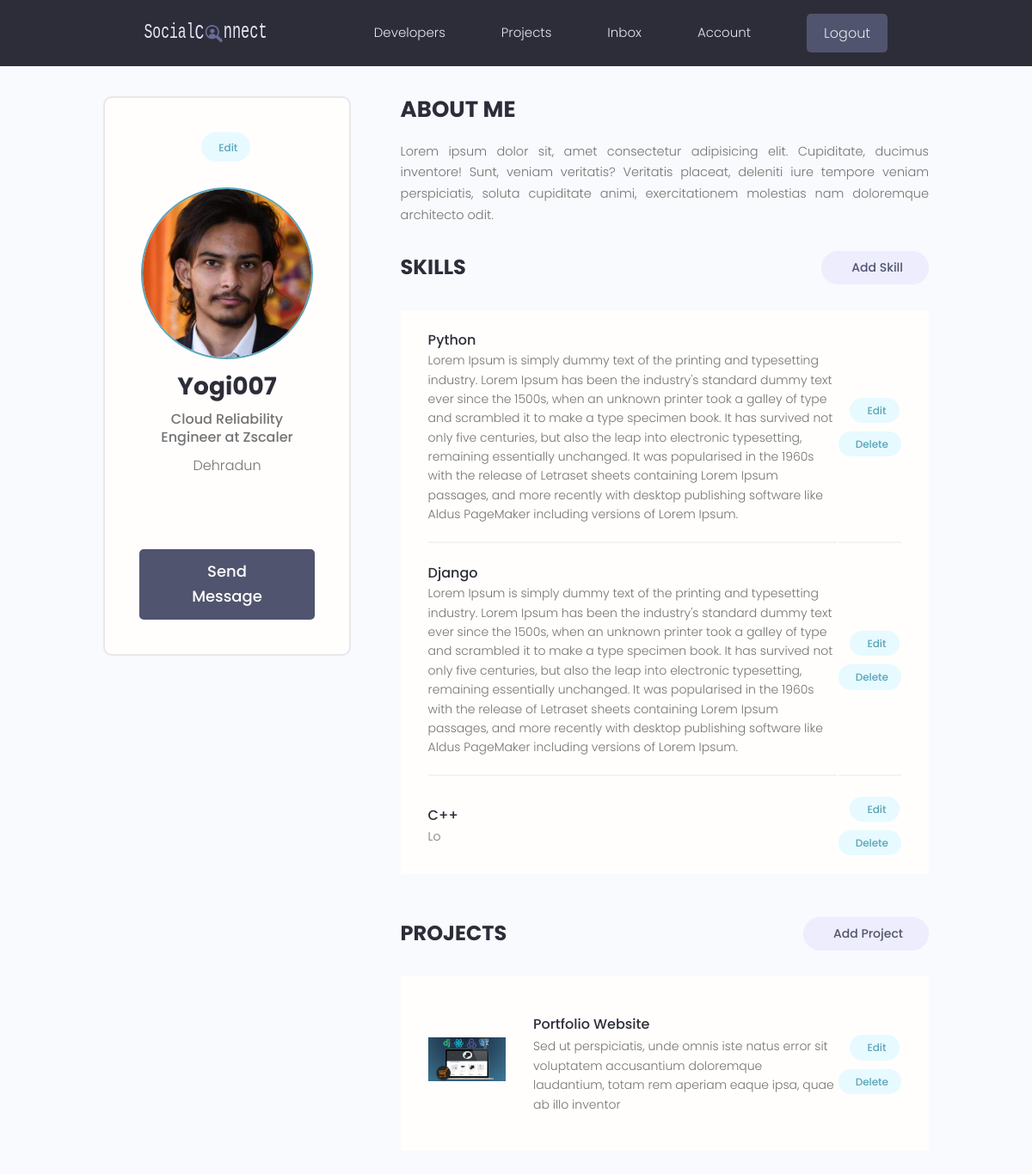
Page /users/account/ (signed in) on the committed database.
### users/models.py (models this page shows, shortened)
class Profile(models.Model):
    user = models.OneToOneField(User,on_delete=models.CASCADE,null=True,blank=True)
    name = models.CharField(max_length=200,blank=True,null=True)
    email = models.EmailField(max_length=500,blank=True,null=True)
    username = models.CharField(max_length=100,blank=True,null=True)
    location = models.CharField(max_length=100,blank=True,null=True)
    short_intro = models.CharField(max_length=1000,blank=True,null=True)
    bio = models.TextField(blank=True,null=True)
    profile_image = models.ImageField(null=True,blank=True,upload_to="profiles/",default ='profiles/user-default.png')
    social_github = models.CharField(max_length=200,blank=True,null=True)
    social_twitter = models.CharField(max_length=200,blank=True,null=True)
    social_linkedin = models.CharField(max_length=200,blank=True,null=True)
    social_website = models.CharField(max_length=200,blank=True,null=True)
    social_youtube = models.CharField(max_length=200,blank=True,null=True)
    created_at = models.DateTimeField(auto_now_add=True)
    id = models.UUIDField(primary_key=True,unique=True,editable=False,default=uuid.uuid4)

class Skill(models.Model):
    owner = models.ForeignKey(Profile,on_delete=models.CASCADE,null=True,blank=True)
    name = models.CharField(max_length=200,null=True,blank=True)
    description = models.TextField(null=True,blank=True)
    created_at = models.DateTimeField(auto_now_add=True)
    id = models.UUIDField(primary_key=True,unique=True,editable=False,default=uuid.uuid4)

### projects/models.py (models this page shows, shortened)
class Project(models.Model):
    owner = models.ForeignKey(Profile,null=True,blank=True,on_delete=models.SET_NULL)
    title = models.CharField(max_length=100)
    description = models.TextField(null=True, blank=True)
    featured_image = models.ImageField(null=True,blank=True,default="default.jpg")
    demo_link = models.CharField(max_length=2000, null=True, blank=True)
    source_link = models.CharField(max_length=2000, null=True, blank=True)
    tags = models.ManyToManyField('Tag',blank=True)
    vote_total = models.IntegerField(default=0,null=True,blank=True)
    vote_ratio = models.IntegerField(default=0,null=True,blank=True)
    created_at = models.DateTimeField(auto_now_add=True)
    id = models.UUIDField(primary_key=True, default=uuid.uuid4, unique=True, editable=False)

### users/views.py (the view)
# urls.py: path('account/',views.userAccount,name='account'),
@login_required(login_url='login')
def userAccount(request):
    profile = request.user.profile
    skills = profile.skill_set.all()
    otherskills = profile.skill_set.filter(description="")
    context = {"profile":profile,"skills":skills}
    return render(request,'users/account.html',context)

### users/templates/users/account.html (shortened to what this page needs)
{% extends 'main.html' %}
{% load static %}
{% block content %}
  <main class="settingsPage profile my-md">
    <div class="container">
      <div class="layout">
        <div class="column column--1of3">
          <div class="card text-center">
            <div class="card__body dev">
              <a class="tag tag--pill tag--main settings__btn" href="#"> Edit</a>
              <img class="avatar avatar--xl dev__avatar" src="{{profile.profile_image.url}}" />
              <h2 class="dev__name">{{profile.username}}</h2>
              <p class="dev__title">{{profile.short_intro}}</p>
              <p class="dev__location">{{profile.location}}</p>
              <ul class="dev__social">
              </ul>
              <a href="#" class="btn btn--sub btn--lg">Send Message </a>
            </div>
          </div>
        </div>
        <div class="column column--2of3">
          <div class="devInfo">
            <h3 class="devInfo__title">About Me</h3>
            <p class="devInfo__about">
              {{profile.bio}}
            </p>
          </div>
          <div class="settings">
            <h3 class="settings__title">Skills</h3>
            <a class="tag tag--pill tag--sub settings__btn tag--lg" href="#"> Add Skill</a>
          </div>
          <table class="settings__table">
            {% for skill in skills %}
            <tr>
              <td class="settings__tableInfo">
                <h4>{{skill.name}}</h4>
                <p>{{skill.description}}</p>
              </td>
              <td class="settings__tableActions">
                <a class="tag tag--pill tag--main settings__btn" href="#"> Edit</a>
                <a class="tag tag--pill tag--main settings__btn" href="#">
                  Delete</a>
              </td>
            </tr>
          {% endfor %}
          </table>
          <div class="settings">
            <h3 class="settings__title">Projects</h3>
            <a class="tag tag--pill tag--sub settings__btn tag--lg" href="#"> Add Project</a>
          </div>
          <table class="settings__table">
            {% for project in profile.project_set.all %}
            <tr>
              <td class="settings__thumbnail">
                <a href="{% url 'project' project.id %}"><img src="{{project.featured_image.url}}" alt="Project Thumbnail" /></a>
              </td>
              <td class="settings__tableInfo">
                <a href="single-project.html">{{project.title}}</a>
                <p>
                 {{project.description|slice:"150"}}
                </p>
              </td>
              <td class="settings__tableActions">
                <a class="tag tag--pill tag--main settings__btn" href="#"> Edit</a>
                <a class="tag tag--pill tag--main settings__btn" href="#">
                  Delete</a>
              </td>
            </tr>
            {% endfor %}
          </table>
        </div>
      </div>
    </div>
  </main>
  {% endblock content %}

### static/styles/app.css (style rules this page uses)
:root { --color-sub: #2d2d39; }
.btn--sub { background-color: var(--color-sub-light); }
.card { border: 2px solid var(--color-light); }
img { width: 100%; }
.profile .card > .dev { padding: 4rem; }
.dev__avatar { display: block; margin: auto; }
.dev__name { color: var(--color-sub); font-size: 2.8rem; font-weight: 700; margin-top: 1rem; margin-bottom: 0.5rem; }
.dev__title { font-size: 1.6rem; font-weight: 500; line-height: 1.3; }
.dev__location { margin-top: 1rem; }
.dev__social { margin: 3rem 0; list-style: none; display: flex; justify-content: center; gap: 1.5rem; }
.devInfo { margin-bottom: 3rem; }
.devInfo__title, .devInfo__subtitle { font-size: 2.6rem; color: var(--color-sub); text-transform: uppercase; font-weight: 700; margin-bottom: 1.5rem; }
.devInfo__about, .devSkill__info { font-size: 1.45rem; line-height: 1.7; text-align: justify; }
.settingsPage .dev > .settings__btn { display: inline-block; margin-bottom: 3rem; }
.settings { display: flex; justify-content: space-between; align-items: center; }
.settings__title { font-size: 2.4rem; text-transform: uppercase; font-weight: 700; color: var(--color-sub); }
.settings__table { margin-top: 3rem; margin-bottom: 5rem; padding: 0 3rem; background: var(--color-white); }
.settings__table tr { width: 100%; }
.settings__table tr > td { padding: 2rem 0; }
.settings__table tr:not(:last-child) td { border-bottom: 2px solid var(--color-white-light); }
.settings__thumbnail { width: 23%; min-width: 10rem; }
.settings__thumbnail img { padding-right: 3rem; height: 15rem; object-fit: contain; }
.settings__tableInfo { width: 100%; }
.settings__tableInfo h4, .settings__tableInfo a { padding-right: 1rem; width: auto; font-size: 1.6rem; font-weight: 500; color: var(--color-sub); }
.settings__tableInfo p { font-size: 1.4rem; }
.settings__tableActions { text-align: right; }

### static/uikit/styles/modules/_variables.css (style rules this page uses)
:root { --color-main: #5aa5b9; --color-main-light: #e6faff; --color-sub: #3f4156; --color-sub-light: #51546e; --color-sub-lighter: #ededfd; --color-text: #737373; --color-gray: #8b8b8b; --color-light: #e5e7eb; --color-light-gray: #767676; --color-bg: #f8fafd; --color-white: #fffefd; --color-white-light: #f3f3f3; --color-success: #359e64; --color-success-bg: #def8e8; --color-error: #fc4b0b; --color-error-bg: #fff2ee; --font-base: 'Poppins', arial, helvetica, 'Segoe UI', roboto, ubuntu, sans-serif; --font-monospace: 'Fira Code', 'Courier New', courier, monospace; --font-regular: 300; --font-medium: 500; --font-bold: 700; --generic-shadow: 1px 1px 5px #00000010; --generic-transition: all 0.3s ease-in-out; }

### static/uikit/styles/modules/_base.css (style rules this page uses)
* { margin: 0; padding: 0; box-sizing: border-box; text-rendering: optimizeLegibility; color: inherit; font-size: inherit; }
html { font-size: 50%; }
@media only screen and (min-width: 480px) { html { font-size: 56.25%; } }
@media only screen and (min-width: 1200px) { html { font-size: 62.5%; } }
body { line-height: 1.6; font-weight: 400; font-size: 1.5rem; color: var(--color-text); background-color: var(--color-bg); min-height: 100vh; }

### static/uikit/styles/modules/_typography.css (style rules this page uses)
* { font-family: var(--font-base); }
h2 { font-size: 3.6rem; font-weight: var(--font-bold); }
h3 { font-size: 3.2rem; font-weight: var(--font-medium); }
h4 { font-size: 2.8rem; font-weight: var(--font-medium); }
p, span, strong { font-size: 1.6rem; color: var(--color-text); font-weight: var(--font-regular); }
a { padding-bottom: 2px; text-decoration: none; display: inline-block; color: var(--color-main); font-weight: var(--font-medium); }

### static/uikit/styles/modules/_utilities.css (style rules this page uses)
.container { width: 92%; max-width: 165rem; margin: 0 auto; box-sizing: border-box; }
@media screen and (min-width: 1000px) { .container { width: 90%; } }
@media screen and (min-width: 1200px) { .container { width: 80%; } }
.text-center { text-align: center; }
.my-md { margin: 3rem auto; }

### static/uikit/styles/modules/_avatar.css (style rules this page uses)
.avatar { border-radius: 50%; border: 2px solid var(--color-main); object-fit: cover; }
.avatar--xl { height: 20rem; width: 20rem; }

### static/uikit/styles/modules/_card.css (style rules this page uses)
.card { border-radius: 1rem; background-color: var(--color-white); border: 1.5px solid var(--color-light); width: auto; height: auto; margin-top: 0.5rem; margin-bottom: 0.5rem; overflow: hidden; }
.card__body, .card__header { padding: 2rem 2.5rem; }

### static/uikit/styles/modules/_layout.css (style rules this page uses)
.layout { display: flex; flex-flow: row wrap; justify-content: space-between; }
.layout > .column { margin-bottom: 3rem; }
.layout > .column.column--1of3 { flex-basis: 30%; }
.layout > .column.column--2of3 { flex-basis: 64%; }

### rows in the picture
Profile: profile_image (picture), username "Yogi007", short_intro "Cloud Reliability Engineer at Zscaler", location "Dehradun", bio "Lorem ipsum dolor sit, amet consectetur adipisicing elit. Cupiditate, ducimus inventore! Sunt, veniam veritatis? Veritatis placeat, deleniti iure tempore veniam perspiciatis, soluta cupiditate animi, exercitationem molestias nam doloremque architecto odit."
Skill: name "Python", description "Lorem Ipsum is simply dummy text of the printing and typesetting industry. Lorem Ipsum has been the industry's standard dummy text ever since the 1500s, when an unknown printer took a galley of type and scrambled it to make a type specimen book. It has survived not only five centuries, but also the leap into electronic typesetting, remaining essentially unchanged. It was popularised in the 1960s with the release of Letraset sheets containing Lorem Ipsum passages, and more recently with desktop publishing software like Aldus PageMaker including versions of Lorem Ipsum."
Skill: name "Django", description "Lorem Ipsum is simply dummy text of the printing and typesetting industry. Lorem Ipsum has been the industry's standard dummy text ever since the 1500s, when an unknown printer took a galley of type and scrambled it to make a type specimen book. It has survived not only five centuries, but also the leap into electronic typesetting, remaining essentially unchanged. It was popularised in the 1960s with the release of Letraset sheets containing Lorem Ipsum passages, and more recently with desktop publishing software like Aldus PageMaker including versions of Lorem Ipsum."
Skill: name "C++", description "Lo"
Project: featured_image (picture), title "Portfolio Website", description "Sed ut perspiciatis, unde omnis iste natus error sit voluptatem accusantium doloremque laudantium, totam rem aperiam eaque ipsa, quae ab illo inventor"
